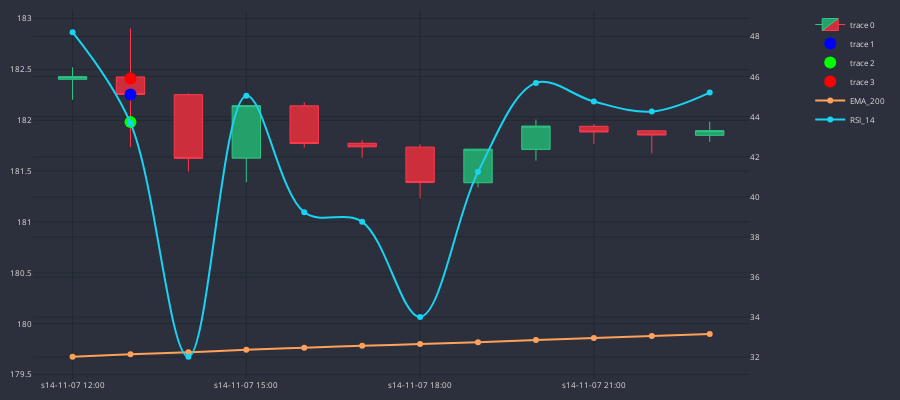

Here is the notebook cell this chart was saved with:
### Code cell
df_plot = df_slim.iloc[2068:2080]
cp = CandlePlot(df_plot, candles=True)

trades = cp.df_plot[cp.df_plot.SIGNAL != NONE]
markers = ['mid_c', 'TP', 'SL']
marker_colors = ["#0000FF", "#00FF00", "#FF0000"]
for i in range(3):
    cp.fig.add_trace(go.Scatter(
        x = trades.sTime,
        y = trades[markers[i]],
        mode = 'markers',
        marker = dict(color=marker_colors[i], size=12)
    ))
cp.show_plot(line_traces=["EMA_200"], sec_traces=['RSI_14'])

### Figure 1 — Plotly figure (JSON) as saved in the notebook; plotly's stock layout.template omitted (floating-point values rounded to 4 significant figures)
{"data": [{"close": [182.4, 182.3, 181.6, 182.1, 181.8, 181.7, 181.4, 181.7, 181.9, 181.9, 181.9, 181.9], "decreasing": {"fillcolor": "#CC2E3C", "line": {"color": "#FF3A4C"}}, "high": [182.5, 182.9, 182.3, 182.2, 182.2, 181.8, 181.8, 181.7, 182.0, 182.0, 181.9, 182.0], "increasing": {"fillcolor": "#24A06B", "line": {"color": "#2EC886"}}, "line": {"width": 1}, "low": [182.2, 181.7, 181.5, 181.4, 181.7, 181.6, 181.2, 181.3, 181.6, 181.8, 181.7, 181.8], "opacity": 1, "open": [182.4, 182.4, 182.3, 181.6, 182.1, 181.8, 181.7, 181.4, 181.7, 181.9, 181.9, 181.9], "type": "candlestick", "x": ["s14-11-07 12:00", "s14-11-07 13:00", "s14-11-07 14:00", "s14-11-07 15:00", "s14-11-07 16:00", "s14-11-07 17:00", "s14-11-07 18:00", "s14-11-07 19:00", "s14-11-07 20:00", "s14-11-07 21:00", "s14-11-09 22:00", "s14-11-09 23:00"]}, {"marker": {"color": "#0000FF", "size": 12}, "mode": "markers", "type": "scatter", "x": ["s14-11-07 13:00"], "y": [182.3]}, {"marker": {"color": "#00FF00", "size": 12}, "mode": "markers", "type": "scatter", "x": ["s14-11-07 13:00"], "y": [182.0]}, {"marker": {"color": "#FF0000", "size": 12}, "mode": "markers", "type": "scatter", "x": ["s14-11-07 13:00"], "y": [182.4]}, {"line": {"shape": "spline", "width": 2}, "name": "EMA_200", "type": "scatter", "x": ["s14-11-07 12:00", "s14-11-07 13:00", "s14-11-07 14:00", "s14-11-07 15:00", "s14-11-07 16:00", "s14-11-07 17:00", "s14-11-07 18:00", "s14-11-07 19:00", "s14-11-07 20:00", "s14-11-07 21:00", "s14-11-09 22:00", "s14-11-09 23:00"], "xaxis": "x", "y": [179.7, 179.7, 179.7, 179.7, 179.8, 179.8, 179.8, 179.8, 179.8, 179.9, 179.9, 179.9], "yaxis": "y"}, {"line": {"shape": "spline", "width": 2}, "name": "RSI_14", "type": "scatter", "x": ["s14-11-07 12:00", "s14-11-07 13:00", "s14-11-07 14:00", "s14-11-07 15:00", "s14-11-07 16:00", "s14-11-07 17:00", "s14-11-07 18:00", "s14-11-07 19:00", "s14-11-07 20:00", "s14-11-07 21:00", "s14-11-09 22:00", "s14-11-09 23:00"], "xaxis": "x", "y": [48.22, 43.68, 32.01, 45.05, 39.23, 38.75, 34.01, 41.25, 45.69, 44.76, 44.26, 45.21], "yaxis": "y2"}], "layout": {"font": {"color": "#e1e1e1", "size": 8}, "height": 400, "margin": {"b": 10, "l": 10, "r": 10, "t": 10}, "paper_bgcolor": "#2c303c", "plot_bgcolor": "#2c303c", "width": 900, "xaxis": {"anchor": "y", "domain": [0, 0.94], "gridcolor": "#1f292f", "nticks": 5, "rangeslider": {"visible": false}}, "yaxis": {"anchor": "x", "domain": [0, 1], "gridcolor": "#1f292f"}, "yaxis2": {"anchor": "x", "gridcolor": "#1f292f", "overlaying": "y", "side": "right"}}}
